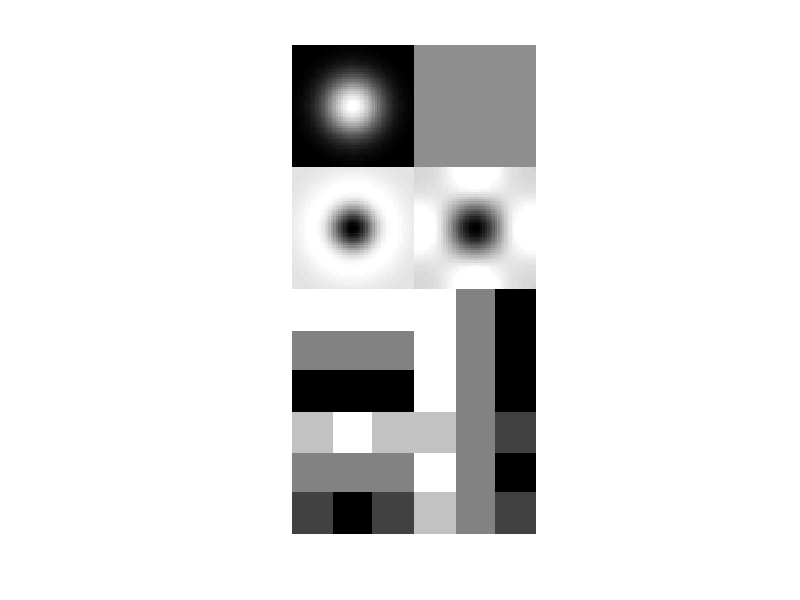

Here is the MATLAB script that generated this plot:
% Gaussian
g = fspecial('gaussian',[50,50],8.33);
g = mat2gray(g);

% Average
h = ones(50,50)/9;
h = mat2gray(h,[-1,1]);

% Laplacian of Gaussian
l = fspecial('log',[50,50],8.33);
l = mat2gray(l);

% Sobel
% [1 2 1;0 0 0;-1 -2 -1]
s = fspecial('sobel');
s = mat2gray(s);
s = imresize(s,50/3,'nearest');

% Prewitt
% [1 1 1;0 0 0;-1 -1 -1]
p = fspecial('prewitt');
p = mat2gray(p);
p = imresize(p,50/3,'nearest');

% Lablacian
lp = fspecial('laplacian');
lp = mat2gray(lp);
lp = imresize(lp,50/3);

im = [g,h; l,lp; p,p'; s,s'];

f = figure;
imshow(im);
colormap hot;
print(f, '../../doc/results/Filters', '-depsc');   